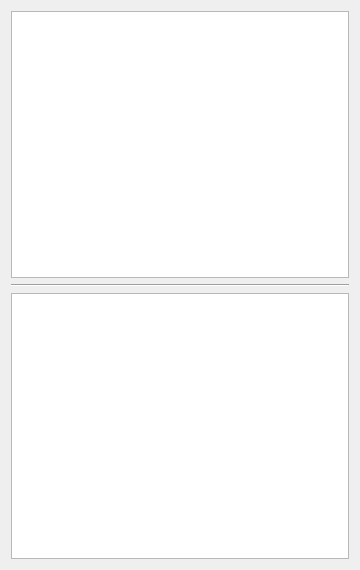
<?xml version="1.0" encoding="UTF-8"?>
<ui version="4.0">
 <class>TreeEditor</class>
 <widget class="QWidget" name="TreeEditor">
  <property name="geometry">
   <rect>
    <x>0</x>
    <y>0</y>
    <width>360</width>
    <height>570</height>
   </rect>
  </property>
  <property name="windowTitle">
   <string>Form</string>
  </property>
  <layout class="QVBoxLayout" name="verticalLayout">
   <item>
    <widget class="QTreeView" name="tree_view"/>
   </item>
   <item>
    <widget class="Line" name="line">
     <property name="orientation">
      <enum>Qt::Horizontal</enum>
     </property>
    </widget>
   </item>
   <item>
    <widget class="QTableView" name="table_view"/>
   </item>
  </layout>
 </widget>
 <resources/>
 <connections/>
</ui>
